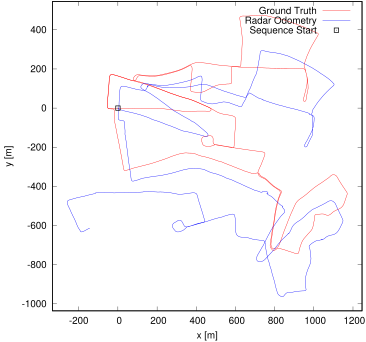

The script that drew this image:
set term postscript eps enhanced color
set output "05.eps"
set size ratio -1
set xrange [-334:1246]
set yrange [-1036:545]
set xlabel "x [m]"
set ylabel "y [m]"
plot "05.txt" using 1:2 lc rgb "#FF0000" title 'Ground Truth' w lines,"05.txt" using 3:4 lc rgb "#0000FF" title 'Radar Odometry' w lines,"< head -1 05.txt" using 1:2 lc rgb "#000000" pt 4 ps 1 lw 2 title 'Sequence Start' w points
